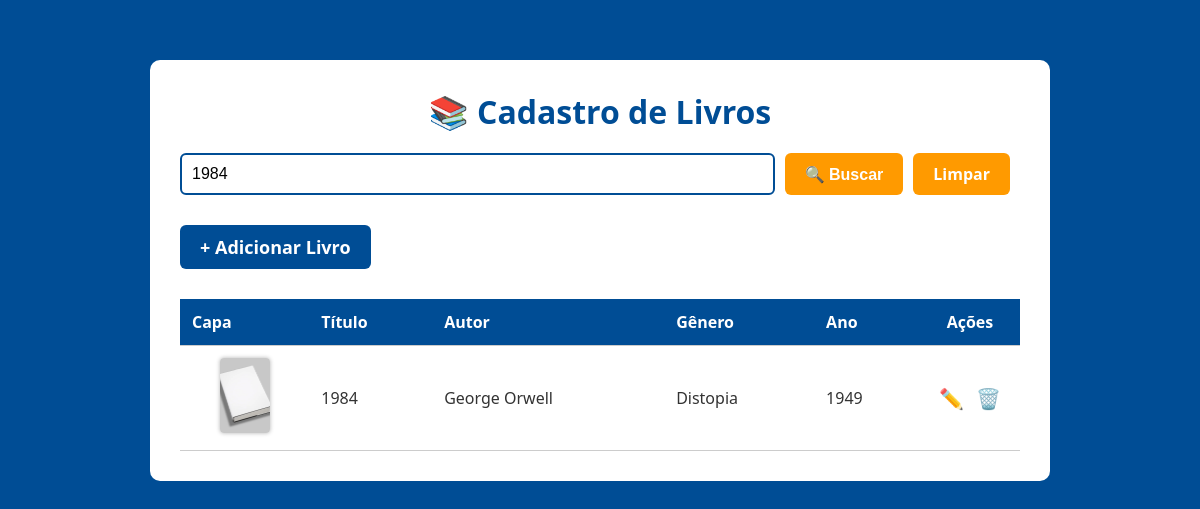
The page /index.php?busca=1984 on the database its author committed.
### tables this page shows
CREATE TABLE IF NOT EXISTS `livros` (
  `id` int(11) NOT NULL AUTO_INCREMENT,
  `titulo` varchar(255) NOT NULL,
  `autor` varchar(255) NOT NULL,
  `genero` varchar(100) NOT NULL,
  `ano` int(11) NOT NULL,
  `capa` varchar(255) DEFAULT '../assets/img/default.jpg',
  PRIMARY KEY (`id`)
);

### index.php (the view, shortened to what this page needs)
<?php
require_once __DIR__ . '/includes/db.php';
$busca = isset($_GET['busca']) ? $_GET['busca'] : '';
if (!empty($busca)) {
    $sql = "SELECT * FROM livros
            WHERE titulo LIKE ?
               OR autor LIKE ?
               OR genero LIKE ?
            ORDER BY titulo ASC";
    $stmt = $conn->prepare($sql);
    $like = "%$busca%";
    $stmt->bind_param("sss", $like, $like, $like);
} else {
    $sql = "SELECT * FROM livros ORDER BY titulo ASC";
    $stmt = $conn->prepare($sql);
}
$stmt->execute();
$result = $stmt->get_result();
$livros = $result->fetch_all(MYSQLI_ASSOC);
$capa_padrao = "assets/img/default.jpg";
?>
<!DOCTYPE html>
<html lang="pt-BR">
<head>
    <link rel="stylesheet" href="assets/css/style.css">
</head>
<body>
    <div class="container">
        <h1>📚 Cadastro de Livros</h1>
        <form method="GET" action="" class="search-form">
            <input type="text" name="busca" placeholder="Buscar livros..." value="<?= htmlspecialchars($busca) ?>">
            <button type="submit">🔍 Buscar</button>
            <a class="button" href="index.php">Limpar</a>
        </form>
        <a href="views/adicionar.php" class="btn-adicionar">+ Adicionar Livro</a>
        <?php if (count($livros) > 0): ?>
            <table>
                <thead>
                    <tr>
                        <th>Capa</th>
                        <th>Título</th>
                        <th>Autor</th>
                        <th>Gênero</th>
                        <th>Ano</th>
                        <th class="acoes">Ações</th>
                    </tr>
                </thead>
                <tbody>
                    <?php foreach ($livros as $livro): ?>
                        <?php
                        $temCapa = isset($livro['capa_url']) && trim($livro['capa_url']) !== '';
                        $caminhoCapa = $temCapa ? $livro['capa_url'] : $capa_padrao;
                        ?>
                        <tr>
                            <td class="capa-cell">
                                <img src="<?= htmlspecialchars($caminhoCapa) ?>"
                                    alt="Capa"
                                    class="livro-capa"
                                    onerror="this.onerror=null;this.src='<?= $capa_padrao ?>';">
                            </td>
                            <td><?= htmlspecialchars($livro['titulo']) ?></td>
                            <td><?= htmlspecialchars($livro['autor']) ?></td>
                            <td><?= htmlspecialchars($livro['genero']) ?></td>
                            <td><?= htmlspecialchars($livro['ano']) ?></td>
                            <td class="acoes">
                                <a href="views/editar.php?id=<?= $livro['id'] ?>">✏️</a>
                                <a href="views/excluir.php?id=<?= $livro['id'] ?>" onclick="return confirm('Tem certeza que deseja excluir este livro?')">🗑️</a>
                            </td>
                        </tr>
                    <?php endforeach; ?>
                </tbody>
            </table>
        <?php else: ?>
            <p>Nenhum livro encontrado.</p>
        <?php endif; ?>
    </div>
</body>
</html>

### assets/css/style.css (style rules this page uses)
* { margin: 0; padding: 0; box-sizing: border-box; }
body { font-family: "Segoe UI", Tahoma, Geneva, Verdana, sans-serif; background: #004d95; color: #333; padding: 20px; }
.container { background-color: #fff; border-radius: 10px; max-width: 900px; margin: 40px auto; padding: 30px; }
h1 { color: #004d95; margin-bottom: 20px; text-align: center; }
.search-form { display: flex; gap: 10px; margin-bottom: 30px; }
.search-form input[type="text"] { flex: 1; padding: 10px; border: 2px solid #004d95; border-radius: 6px; font-size: 16px; }
.search-form button, .button { padding: 10px 20px; background-color: #ff9a00; border: none; border-radius: 6px; font-weight: bold; font-size: 16px; color: #fff; cursor: pointer; transition: background-color 0.3s; }
.btn-adicionar { display: inline-block; background-color: #004d95; color: white; padding: 10px 20px; border-radius: 6px; text-decoration: none; font-weight: bold; transition: background-color 0.3s; margin-bottom: 20px; }
td.acoes, th.acoes { text-align: center; width: 100px; }
td.acoes a { display: inline-block; margin: 0 4px; font-size: 20px; }
table { width: 100%; border-collapse: collapse; margin-top: 10px; }
thead { background-color: #004d95; color: white; }
th, td { padding: 12px; text-align: left; border-bottom: 1px solid #ccc; }
a { text-decoration: none; color: #004d95; margin-right: 10px; font-size: 18px; }
.livro-capa { width: 50px; height: 75px; object-fit: cover; border-radius: 4px; box-shadow: 0 0 4px rgba(0, 0, 0, 0.3); }
table td.capa-cell { text-align: center; }

### rows shown on the page
livros: titulo "1984", autor "George Orwell", genero "Distopia", ano "1949"
